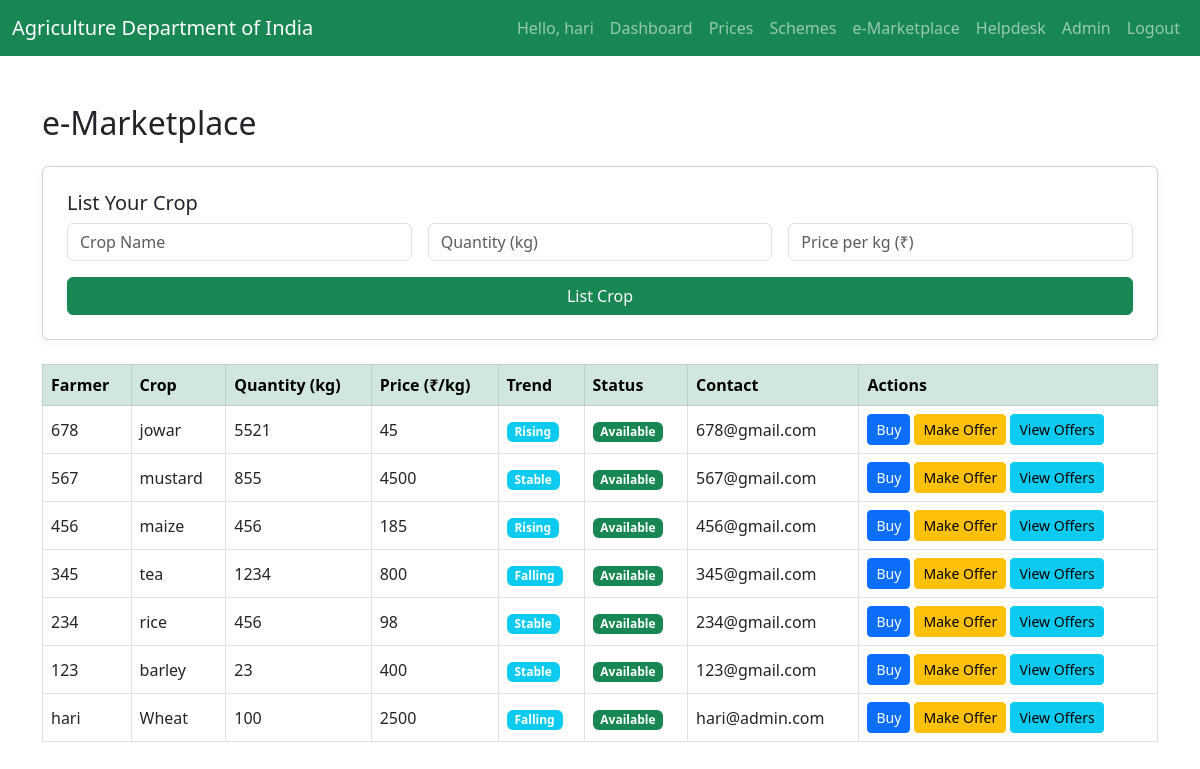
The app's page /marketplace (signed in) with its own data.
### models.py (models this page shows)
class User(UserMixin, db.Model):
    id = db.Column(db.Integer, primary_key=True)
    username = db.Column(db.String(80), unique=True, nullable=False)
    email = db.Column(db.String(120), unique=True, nullable=False)
    password = db.Column(db.String(200), nullable=False)
    listings = db.relationship('Listing', backref='user', lazy=True)
    offers = db.relationship('Offer', backref='user', lazy=True)

class Listing(db.Model):
    id = db.Column(db.Integer, primary_key=True)
    user_id = db.Column(db.Integer, db.ForeignKey('user.id'), nullable=False)
    crop = db.Column(db.String(80), nullable=False)
    quantity = db.Column(db.Integer, nullable=False)
    price = db.Column(db.Integer, nullable=False)
    status = db.Column(db.String(20), default='Available')
    created_at = db.Column(db.DateTime, server_default=db.func.now())
    offers = db.relationship('Offer', backref='listing', lazy=True)

### app.py (the view, shortened to what this page needs)
@app.route('/marketplace', methods=['GET', 'POST'])
@login_required
def marketplace():
    listings = Listing.query.order_by(Listing.created_at.desc()).all()
    offers_by_listing = {l.id: Offer.query.filter_by(listing_id=l.id).all() for l in listings}
    users = {u.id: u for u in User.query.all()}
    trends = ['Stable', 'Rising', 'Falling']
    return render_template('marketplace.html', listings=listings, offers_by_listing=offers_by_listing, users=users, trends=trends)

### app.py (called while the page is built)
@login_manager.user_loader
def load_user(user_id):
    return User.query.get(int(user_id))

### templates/marketplace.html (shortened to what this page needs)
<!DOCTYPE html>
<html lang="en">
<head>
    <link rel="stylesheet" href="/static/css/style.css">
    <link href="https://cdn.jsdelivr.net/npm/bootstrap@5.3.0/dist/css/bootstrap.min.css" rel="stylesheet">
</head>
<body>
    {% include 'navbar.html' %}
    <div class="container py-5">
        <h2 class="mb-4">e-Marketplace</h2>
        <form class="card p-4 mb-4" method="POST" action="/marketplace">
            <h5>List Your Crop</h5>
            <div class="row g-3">
                <div class="col-md-4">
                    <input type="text" class="form-control" name="crop" placeholder="Crop Name" required>
                </div>
                <div class="col-md-4">
                    <input type="number" class="form-control" name="quantity" placeholder="Quantity (kg)" required>
                </div>
                <div class="col-md-4">
                    <input type="number" class="form-control" name="price" placeholder="Price per kg (₹)" required>
                </div>
            </div>
            <button type="submit" class="btn btn-success mt-3">List Crop</button>
        </form>
        <div class="table-responsive">
            <table class="table table-bordered align-middle">
                <thead class="table-success">
                    <tr>
                        <th>Farmer</th>
                        <th>Crop</th>
                        <th>Quantity (kg)</th>
                        <th>Price (₹/kg)</th>
                        <th>Trend</th>
                        <th>Status</th>
                        <th>Contact</th>
                        <th>Actions</th>
                    </tr>
                </thead>
                <tbody>
                {% for listing in listings %}
                    <tr>
                        <td>{{ users[listing.user_id].username if listing.user_id in users else 'User' }}</td>
                        <td>{{ listing.crop }}</td>
                        <td>{{ listing.quantity }}</td>
                        <td>{{ listing.price }}</td>
                        <td>
                            {% set trend = trends|random %}
                            <span class="badge bg-info">{{ trend }}</span>
                        </td>
                        <td><span class="badge bg-success">{{ listing.status }}</span></td>
                        <td>{{ users[listing.user_id].email if listing.user_id in users else '' }}</td>
                        <td>
                            <button class="btn btn-primary btn-sm" data-bs-toggle="modal" data-bs-target="#buyModal{{ listing.id }}">Buy</button>
                            <button class="btn btn-warning btn-sm" data-bs-toggle="modal" data-bs-target="#offerModal{{ listing.id }}">Make Offer</button>
                            <button class="btn btn-info btn-sm" data-bs-toggle="modal" data-bs-target="#offersModal{{ listing.id }}">View Offers</button>
                        </td>
                    </tr>
                {% endfor %}
                </tbody>
            </table>
        </div>
    </div>
</body>
</html>

### templates/navbar.html (shortened to what this page needs)
<nav class="navbar navbar-expand-lg navbar-dark bg-success">
    <div class="container-fluid">
        <a class="navbar-brand" href="/">Agriculture Department of India</a>
        <div class="collapse navbar-collapse" id="navbarNav">
            <ul class="navbar-nav ms-auto">
                {% if current_user.is_authenticated %}
                    <li class="nav-item"><span class="nav-link">Hello, {{ current_user.username }}</span></li>
                {% endif %}
                <li class="nav-item"><a class="nav-link" href="/dashboard">Dashboard</a></li>
                <li class="nav-item"><a class="nav-link" href="/prices">Prices</a></li>
                <li class="nav-item"><a class="nav-link" href="/schemes">Schemes</a></li>
                <li class="nav-item"><a class="nav-link" href="/marketplace">e-Marketplace</a></li>
                <li class="nav-item"><a class="nav-link" href="/helpdesk">Helpdesk</a></li>
                <li class="nav-item"><a class="nav-link" href="/admin">Admin</a></li>
                {% if not current_user.is_authenticated %}
                    <li class="nav-item"><a class="nav-link" href="/login">Login</a></li>
                    <li class="nav-item"><a class="nav-link" href="/register">Register</a></li>
                {% else %}
                    <li class="nav-item"><a class="nav-link" href="/logout">Logout</a></li>
                {% endif %}
            </ul>
        </div>
    </div>
</nav>

### static/css/style.css (style rules this page uses)
.card { box-shadow: 0 2px 8px rgba(34,139,34,0.07); }

### records on screen
User: username "hari", email "hari@admin.com"
Listing: crop "jowar", quantity "5521", price "45", status "Available"
User: username "678", email "678@gmail.com"
Listing: crop "mustard", quantity "855", price "4500", status "Available"
User: username "567", email "567@gmail.com"
Listing: crop "maize", quantity "456", price "185", status "Available"
User: username "456", email "456@gmail.com"
Listing: crop "tea", quantity "1234", price "800", status "Available"
User: username "345", email "345@gmail.com"
Listing: crop "rice", quantity "456", price "98", status "Available"
User: username "234", email "234@gmail.com"
Listing: crop "barley", quantity "23", price "400", status "Available"
User: username "123", email "123@gmail.com"
Listing: crop "Wheat", quantity "100", price "2500", status "Available"
